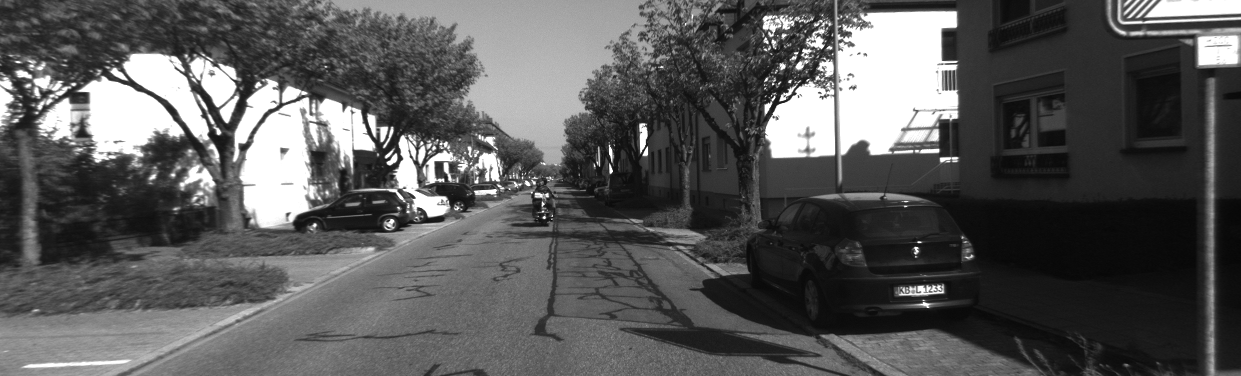
//> input picture LiDARViewer/000000.png, 1241 x 376 px
$ ./LSD_demo 000000.png 000001.png   (built with g++ and OpenCV 4)
//> lines starting //> are read from the running program, lines starting //| are printed output that depends on the picture; after the words box and inside, x2 and y2 are one past the last pixel; in counts of white or black regions, pixels touching at a corner belong together
// [43 lines of licence text are left out]

#include <iostream>
#include <opencv2/opencv_modules.hpp>

#ifdef HAVE_OPENCV_FEATURES2D

//#include <opencv2/line_descriptor.hpp>
//#include "opencv4/opencv2/line_descriptor/descriptor.hpp"
#include "opencv2/line_descriptor/descriptor.hpp"
#include <opencv2/core/utility.hpp>
#include <opencv2/imgproc.hpp>
#include <opencv2/features2d.hpp>
#include <opencv2/highgui.hpp>

using namespace cv;
using namespace cv::line_descriptor;
using namespace std;

#define MATCHES_DIST_THRESHOLD 25

static const char *keys = {"{@image_path | | Image path }" "{@image_path2 | | Image path 2 }"};

static void help() {
    cout << "\nThis example shows the functionalities of lines extraction " << "furnished by BinaryDescriptor class\n"
         << "Please, run this sample using a command in the form\n"
         << "./example_line_descriptor_lines_extraction <path_to_input_image>" << endl;
}

int main(int argc, char **argv) {
    bool compare = false;
    if (argc == 3)
        compare = true;
    cout << "argc num " << argc << " " << argv[1] << " " << argv[2] << endl;
    /* get parameters from comand line */
    CommandLineParser parser(argc, argv, keys);
    String image_path = parser.get<String>(0);
    cout << " image_path " << image_path << endl;
    String image_path2;
    if (compare)
        image_path2 = parser.get<String>(1);
    cout << " image_path2 " << image_path2 << endl;
    if (image_path.empty()) {
        help();
        return -1;
    }

    /* load image */
    cv::Mat imageMat = imread(image_path, 1);
//> imageMat is the input picture: 376 rows x 1241 cols, CV_8UC3; min 6, max 255, mean 89
    if (imageMat.data == NULL) {
        std::cout << "Error, image could not be loaded. Please, check its path" << std::endl;
        return -1;
    }
    cv::Mat imageMat2;
    if (compare) {
        imageMat2 = imread(image_path2, 1);
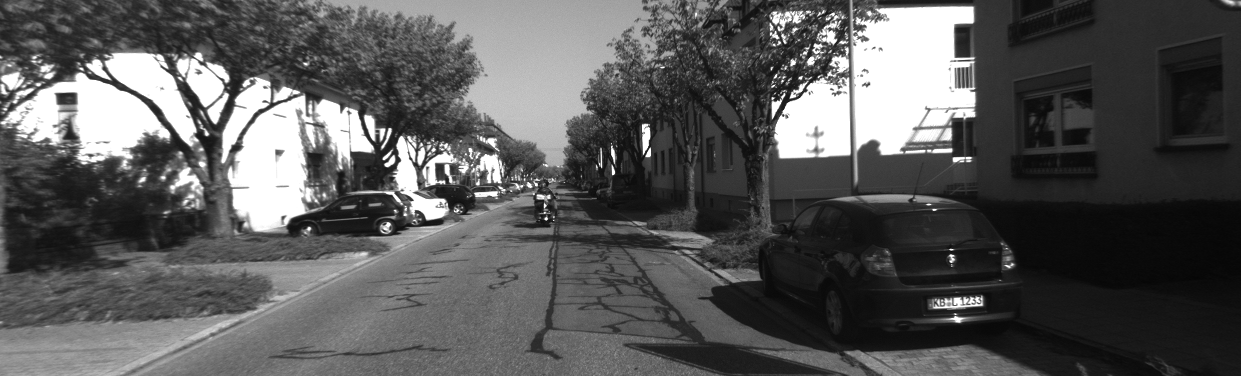
//> input picture LiDARViewer/000001.png, 1241 x 376 px
//> imageMat2 is the input picture: 376 rows x 1241 cols, CV_8UC3; min 5, max 255, mean 88.4
        if (imageMat2.data == NULL) {
            std::cout << "Error, image 2 could not be loaded. Please, check its path" << std::endl;
            return -1;
        }
    }

    /* create a random binary mask */   //what is the mask for?
    cv::Mat mask = Mat::ones(imageMat.size(), CV_8UC1);
    cv::Mat mask2;
    if (compare)
        mask2 = Mat::ones(imageMat2.size(), CV_8UC1);

    /* create a pointer to a BinaryDescriptor object with deafult parameters */
    Ptr<LSDDetector> lsd = LSDDetector::createLSDDetector();
    Ptr<BinaryDescriptor> bd = BinaryDescriptor::createBinaryDescriptor();
    Ptr<BinaryDescriptor> bd2 = BinaryDescriptor::createBinaryDescriptor();

    /* create a structure to store extracted lines */
    vector<KeyLine> lines;
    vector<KeyLine> keylines;
    vector<KeyLine> keylines2;
    /* extract lines */
    cv::Mat output_lsd = imageMat.clone();
    cv::Mat output_bd = imageMat.clone();
    cv::Mat output_bd2 = imageMat2.clone();
    //bd->detect( imageMat, lines, 2, 1, mask );
    lsd->detect(imageMat, lines, 2, 1, mask);
//> lines = 641 items
    bd->detect(imageMat, keylines, mask);
//> keylines = 211 items
    if (compare)
        bd2->detect(imageMat2, keylines2, mask2);
//> keylines2 = 189 items

    /* compute descriptors */
    cv::Mat descriptors;
    bd->compute(imageMat, keylines, descriptors);
    cv::Mat descriptors2;
    if (compare)
        bd2->compute(imageMat2, keylines2, descriptors2);

    /* draw lines extracted from octave 0 */
    if (output_lsd.channels() == 1)
        cvtColor(output_lsd, output_lsd, COLOR_GRAY2BGR);
    for (size_t i = 0; i < lines.size(); i++) {
        KeyLine kl = lines[i];
        if (kl.octave == 0) {
            /* get a random color */
            int R = (rand() % (int) (255 + 1));
            int G = (rand() % (int) (255 + 1));
            int B = (rand() % (int) (255 + 1));
            /* get extremes of line */
            Point pt1 = Point2f(kl.startPointX, kl.startPointY);
            Point pt2 = Point2f(kl.endPointX, kl.endPointY);
            /* draw line */
            line(output_lsd, pt1, pt2, Scalar(B, G, R), 3);
        }
    }
//> this loop made 641 passes
//> (pt1, pt2) on passes 1 to 12: (Point(496, 189), Point(473, 190)), (Point(606, 143), Point(611, 162)), (Point(157, 99), Point(116, 81)), (Point(778, 102), Point(766, 123)), (Point(644, 147), Point(648, 128)), (Point(639, 132), Point(639, 154)), (Point(428, 217), Point(449, 213)), (Point(765, 115), Point(777, 94)), (Point(792, 99), Point(777, 105)), (Point(397, 142), Point(402, 159)), (Point(446, 196), Point(424, 196)), (Point(366, 114), Point(373, 136))
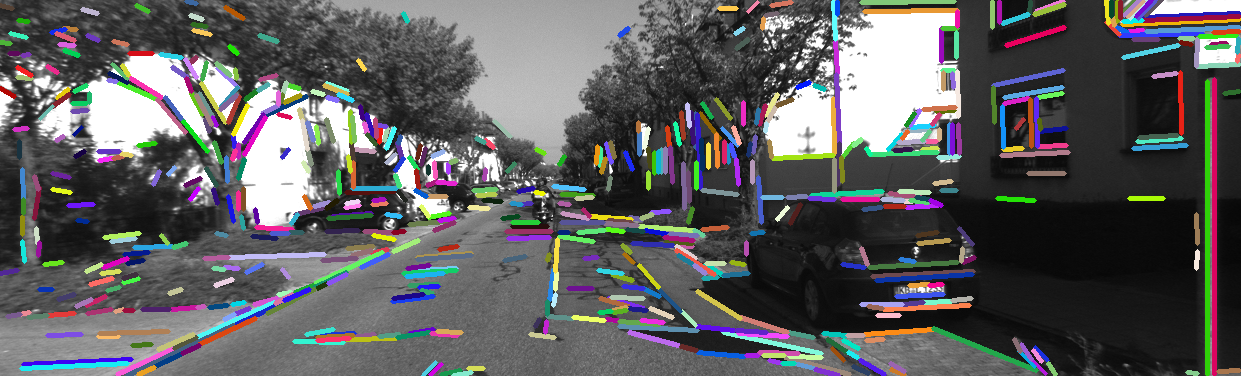
//> output_lsd: 376 rows x 1241 cols, CV_8UC3; 17.33% of pixels changed, all inside (x1, y1, x2, y2) = (0, 0, 1241, 376)
    if (output_bd.channels() == 1)
        cvtColor(output_bd, output_bd, COLOR_GRAY2BGR);
    for (size_t i = 0; i < keylines.size(); i++) {
        KeyLine kl = keylines[i];
        if (kl.octave == 0) {
            /* get a random color */
            int R = (rand() % (int) (255 + 1));
            int G = (rand() % (int) (255 + 1));
            int B = (rand() % (int) (255 + 1));
            /* get extremes of line */
            Point pt1 = Point2f(kl.startPointX, kl.startPointY);
            Point pt2 = Point2f(kl.endPointX, kl.endPointY);
            /* draw line */
            line(output_bd, pt1, pt2, Scalar(B, G, R), 3);
        }
    }
//> this loop made 211 passes
//> (pt1, pt2) on passes 1 to 12: (Point(7, 317), Point(23, 312)), (Point(21, 364), Point(132, 359)), (Point(22, 255), Point(23, 238)), (Point(68, 314), Point(104, 309)), (Point(32, 316), Point(67, 313)), (Point(35, 119), Point(64, 97)), (Point(38, 186), Point(34, 211)), (Point(35, 265), Point(60, 262)), (Point(72, 111), Point(87, 111)), (Point(75, 90), Point(92, 80)), (Point(77, 287), Point(107, 279)), (Point(123, 155), Point(100, 160))
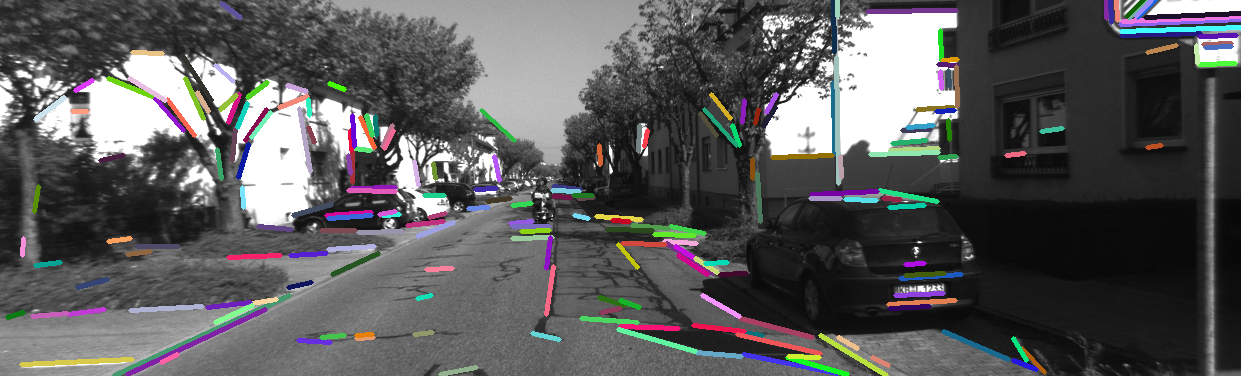
//> output_bd: 376 rows x 1241 cols, CV_8UC3; 8.17% of pixels changed, all inside (x1, y1, x2, y2) = (5, 0, 1241, 376)
    if (compare) {
        if (output_bd2.channels() == 1)
            cvtColor(output_bd2, output_bd2, COLOR_GRAY2BGR);
        for (size_t i = 0; i < keylines2.size(); i++) {
            KeyLine kl = keylines2[i];
            if (kl.octave == 0) {
                /* get a random color */
                int R = (rand() % (int) (255 + 1));
                int G = (rand() % (int) (255 + 1));
                int B = (rand() % (int) (255 + 1));
                /* get extremes of line */
                Point pt1 = Point2f(kl.startPointX, kl.startPointY);
                Point pt2 = Point2f(kl.endPointX, kl.endPointY);
                /* draw line */
                line(output_bd2, pt1, pt2, Scalar(B, G, R), 3);
            }
        }
//> this loop made 189 passes
//> (pt1, pt2) on passes 1 to 12: (Point(2, 74), Point(16, 71)), (Point(36, 91), Point(53, 84)), (Point(7, 113), Point(33, 95)), (Point(3, 274), Point(28, 270)), (Point(41, 140), Point(18, 140)), (Point(31, 327), Point(73, 321)), (Point(0, 329), Point(30, 325)), (Point(76, 92), Point(58, 91)), (Point(107, 158), Point(88, 162)), (Point(108, 79), Point(93, 73)), (Point(137, 96), Point(162, 124)), (Point(85, 75), Point(134, 94))
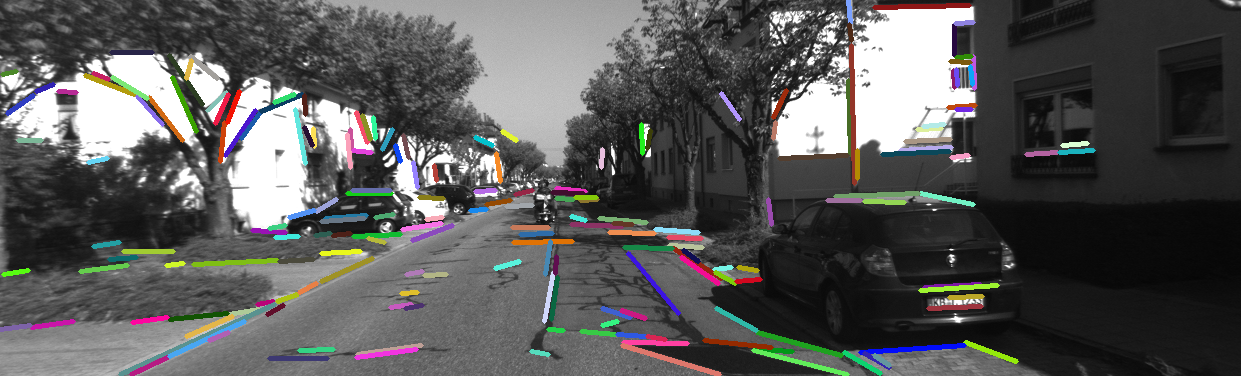
//> output_bd2: 376 rows x 1241 cols, CV_8UC3; 7.31% of pixels changed, all inside (x1, y1, x2, y2) = (0, 0, 1096, 376)
    }
    /* show lines on image */
    imshow("LSD lines", output_lsd);
    imshow("BD lines", output_bd);
    imshow("BD lines2", output_bd2);
    waitKey();

    cout << "keyline 1 number " << keylines.size() << " with descriptor matrix " << descriptors.rows << " "
         << descriptors.cols << endl;
//| keyline 1 number 211 with descriptor matrix 211 32
    cout << "keyline 2 number " << keylines2.size() << " with descriptor2 matrix " << descriptors2.rows << " "
         << descriptors2.cols << endl;
//| keyline 2 number 189 with descriptor2 matrix 189 32

    /* select keylines from first octave and their descriptors */
    std::vector<KeyLine> lbd_octave1, lbd_octave2;
    Mat left_lbd, right_lbd;
    for (int i = 0; i < (int) keylines.size(); i++) {
        if (keylines[i].octave == 0) {
            lbd_octave1.push_back(keylines[i]);
            left_lbd.push_back(descriptors.row(i));
        }
    }
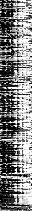
//> left_lbd: 211 rows x 32 cols, CV_8UC1; min 0, max 255, mean 128.5
//> after the loop, lbd_octave1 = 211 items
    for (int j = 0; j < (int) keylines2.size(); j++) {
        if (keylines2[j].octave == 0) {
            lbd_octave2.push_back(keylines2[j]);
            right_lbd.push_back(descriptors2.row(j));
        }
    }
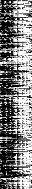
//> right_lbd: 189 rows x 32 cols, CV_8UC1; min 0, max 255, mean 126
//> after the loop, lbd_octave2 = 189 items
    /* create a BinaryDescriptorMatcher object */
    Ptr<BinaryDescriptorMatcher> bdm = BinaryDescriptorMatcher::createBinaryDescriptorMatcher();
    /* require match */
    std::vector<DMatch> matches;
    bdm->match(left_lbd, right_lbd, matches);
//> matches = 211 matches
    cout << "Dmatch vector size " << matches.size() << endl;
//| Dmatch vector size 211
// [18 lines of commented-out code are left out]
    std::vector<DMatch> good_matches1;//>100
    std::vector<DMatch> good_matches2;//75-100
    std::vector<DMatch> good_matches3;//50-74
    std::vector<DMatch> good_matches4;//25-49
    std::vector<DMatch> good_matches5;//0-24
    for (int i = 0; i < (int) matches.size(); i++) {
        if (matches[i].distance > 60)//25
            good_matches1.push_back(matches[i]);//push back the index?
        if (55 < matches[i].distance &&matches[i].distance <= 60)//25
            good_matches2.push_back(matches[i]);//push back the index?
        if (25 < matches[i].distance &&matches[i].distance<= 40)//25
            good_matches3.push_back(matches[i]);//push back the index?
        if (10 < matches[i].distance &&matches[i].distance<= 25)//25
            good_matches4.push_back(matches[i]);//push back the index?
        if (matches[i].distance < 10)//25
            good_matches5.push_back(matches[i]);//push back the index?
    }
//> after the loop, good_matches1 = 20 matches; good_matches2 = 10 matches; good_matches3 = 52 matches; good_matches4 = 59 matches; good_matches5 = 15 matches
    /* plot matches */
    cv::Mat outImg1,outImg2,outImg3,outImg4,outImg5;
    std::vector<char> matchesMask(matches.size(), 1);
//> matchesMask = 211 values from 1 to 1
    drawLineMatches(imageMat, lbd_octave1, imageMat2, lbd_octave2, good_matches1, outImg1, Scalar::all(-1),
                    Scalar::all(-1), matchesMask,
                    DrawLinesMatchesFlags::DEFAULT);
    drawLineMatches(imageMat, lbd_octave1, imageMat2, lbd_octave2, good_matches2, outImg2, Scalar::all(-1),
                    Scalar::all(-1), matchesMask,
                    DrawLinesMatchesFlags::DEFAULT);
    drawLineMatches(imageMat, lbd_octave1, imageMat2, lbd_octave2, good_matches3, outImg3, Scalar::all(-1),
                    Scalar::all(-1), matchesMask,
                    DrawLinesMatchesFlags::DEFAULT);
    drawLineMatches(imageMat, lbd_octave1, imageMat2, lbd_octave2, good_matches4, outImg4, Scalar::all(-1),
                    Scalar::all(-1), matchesMask,
                    DrawLinesMatchesFlags::DEFAULT);
    drawLineMatches(imageMat, lbd_octave1, imageMat2, lbd_octave2, good_matches5, outImg5, Scalar::all(-1),
                    Scalar::all(-1), matchesMask,
                    DrawLinesMatchesFlags::DEFAULT);
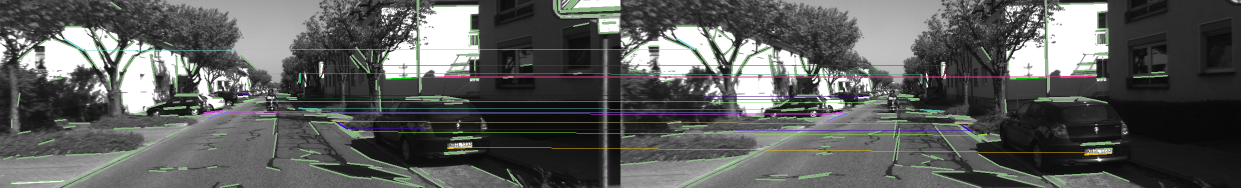
//> outImg5: 376 rows x 2482 cols, CV_8UC3 (shown at 1/2 size); mean B, G, R 90.4, 92.6, 90.6
    imshow("Matches1", outImg1);
    imshow("Matches2", outImg2);
    imshow("Matches3", outImg3);
    imshow("Matches4", outImg4);
    imshow("Matches5", outImg5);

    waitKey();
}

#else

int main()
 {
     std::cerr << "OpenCV was built without features2d module" << std::endl;
     return 0;
 }

#endif // HAVE_OPENCV_FEATURES2D
